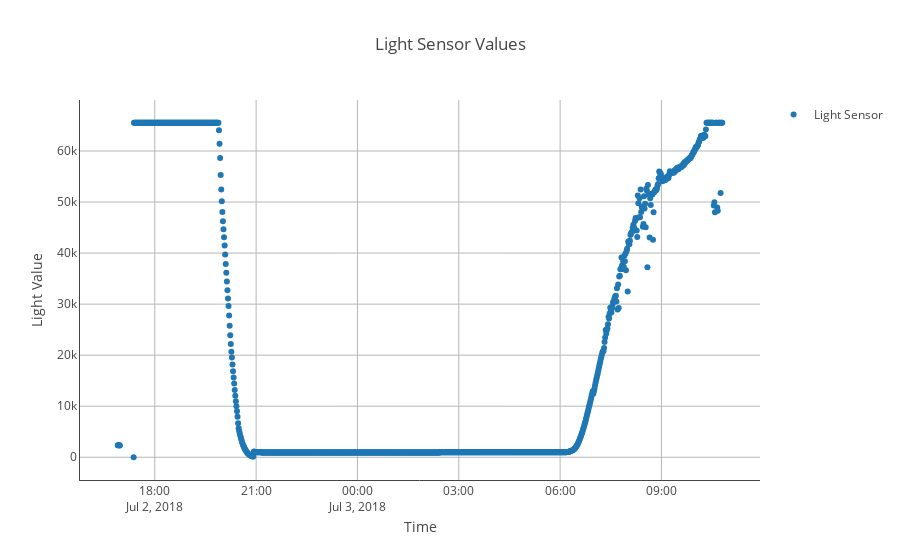

Here is the notebook cell this chart was saved with:
### Markdown cell above
Ask the groups around you: How do their maximum and average values compare to the ones you found?

### Code cell
trace1 = go.Scatter(x= data["TimeStamp"], y=data["Light"],mode = 'markers',showlegend=True,name='Light Sensor')
plotly.offline.iplot({
                         "data": [trace1], 
                        "layout": go.Layout(title = "Light Sensor Values", 
                                                   xaxis = dict(
                                                        title = 'Time',
                                                        zeroline = False,
                                                        gridcolor ='rgb(183,183,183)',
                                                        showline = True
                                                    ),
                                                    yaxis=dict(
                                                        title = 'Light Value',
                                                        gridcolor ='rgb(183,183,183)',
                                                        zeroline = False,
                                                        showline = True
                                                    ))
});

### Figure 1 — Plotly figure (JSON) as saved in the notebook; plotly's stock layout.template omitted (floating-point values rounded to 4 significant figures; data arrays with more than 128 entries replaced by an {"elided": "..."} marker saying what was removed)
{"data": [{"mode": "markers", "name": "Light Sensor", "showlegend": true, "type": "scatter", "x": {"elided": "1053 str values"}, "y": {"elided": "1053 int values"}}], "layout": {"title": "Light Sensor Values", "xaxis": {"gridcolor": "rgb(183,183,183)", "showline": true, "title": "Time", "zeroline": false}, "yaxis": {"gridcolor": "rgb(183,183,183)", "showline": true, "title": "Light Value", "zeroline": false}}}
